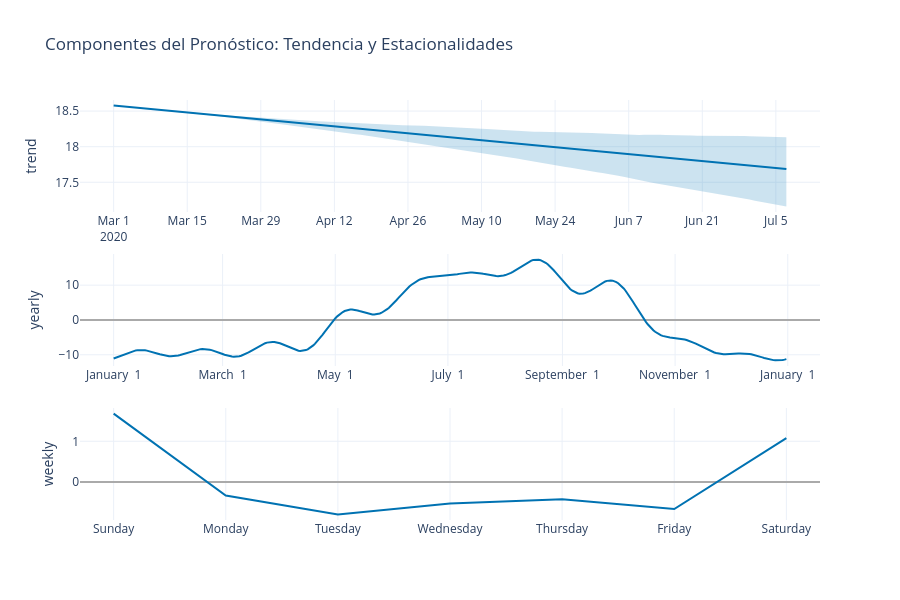

The cell this chart's notebook holds for it:
### Code cell
from prophet.plot import plot_components_plotly

# Crear figura de componentes
fig2 = plot_components_plotly(model, forecast)

# Personalizar cada subgráfico
fig2.update_layout(
    title='Componentes del Pronóstico: Tendencia y Estacionalidades',
    template='plotly_white',
    font=dict(size=12)
)

# Mostrar figura interactiva
fig2.show()

### Figure 1 — Plotly figure (JSON) as saved in the notebook; plotly's stock layout.template omitted (floating-point values rounded to 4 significant figures; data arrays with more than 128 entries replaced by an {"elided": "..."} marker saying what was removed)
{"data": [{"line": {"color": "#0072B2", "width": 2}, "mode": "lines", "name": "trend", "type": "scatter", "x": {"elided": "129 str values"}, "xaxis": "x", "y": {"elided": "129 float values"}, "yaxis": "y"}, {"line": {"color": "rgba(0, 114, 178, 0.2)", "width": 0}, "mode": "lines", "name": "trend_upper", "type": "scatter", "x": {"elided": "129 str values"}, "xaxis": "x", "y": {"elided": "129 float values"}, "yaxis": "y"}, {"fill": "tonexty", "fillcolor": "rgba(0, 114, 178, 0.2)", "line": {"color": "rgba(0, 114, 178, 0.2)", "width": 0}, "mode": "lines", "name": "trend_lower", "type": "scatter", "x": {"elided": "129 str values"}, "xaxis": "x", "y": {"elided": "129 float values"}, "yaxis": "y"}, {"line": {"color": "#0072B2", "width": 2}, "mode": "lines", "name": "yearly", "type": "scatter", "x": {"elided": "365 str values"}, "xaxis": "x2", "y": {"elided": "365 float values"}, "yaxis": "y2"}, {"line": {"color": "#0072B2", "width": 2}, "mode": "lines", "name": "weekly", "type": "scatter", "x": ["2017-01-01T00:00:00.000000000", "2017-01-02T00:00:00.000000000", "2017-01-03T00:00:00.000000000", "2017-01-04T00:00:00.000000000", "2017-01-05T00:00:00.000000000", "2017-01-06T00:00:00.000000000", "2017-01-07T00:00:00.000000000"], "xaxis": "x3", "y": [1.682, -0.3357, -0.8, -0.5304, -0.4259, -0.6669, 1.077], "yaxis": "y3"}], "layout": {"font": {"size": 12}, "height": 600, "showlegend": false, "title": {"text": "Componentes del Pronóstico: Tendencia y Estacionalidades"}, "width": 900, "xaxis": {"anchor": "y", "domain": [0, 1], "range": ["2020-02-23T14:24:00", "2020-07-13T09:36:00"], "type": "date"}, "xaxis2": {"anchor": "y2", "domain": [0, 1], "range": ["2016-12-13T18:54:02.958904", "2018-01-18T11:04:57.863013"], "tickformat": "%B %e", "type": "date"}, "xaxis3": {"anchor": "y3", "domain": [0, 1], "range": ["2016-12-31T16:48:00", "2017-01-07T07:12:00"], "tickformat": "%A", "type": "date"}, "yaxis": {"anchor": "x", "domain": [0.7333, 1], "rangemode": "normal", "title": {"text": "trend"}, "zerolinecolor": "#AAA"}, "yaxis2": {"anchor": "x2", "domain": [0.3667, 0.6333], "title": {"text": "yearly"}, "zerolinecolor": "#AAA"}, "yaxis3": {"anchor": "x3", "domain": [0, 0.2667], "title": {"text": "weekly"}, "zerolinecolor": "#AAA"}}}
